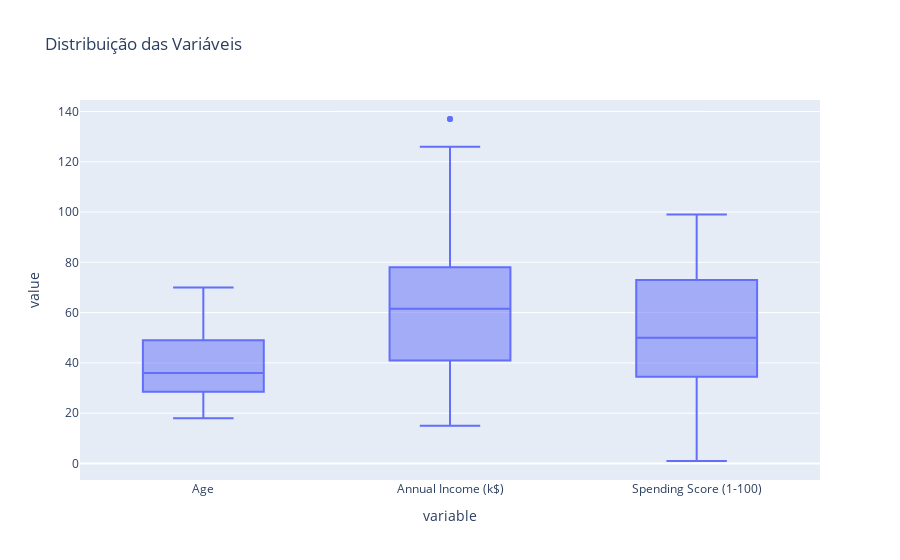

Here is the notebook cell this chart was saved with:
### Markdown cell above
Verificando a distribuição geral das variáveis.

### Code cell
fig = px.box(df, y=['Age', 'Annual Income (k$)', 'Spending Score (1-100)'], title="Distribuição das Variáveis")
fig.show()

### Figure 1 — Plotly figure (JSON) as saved in the notebook; plotly's stock layout.template omitted (floating-point values rounded to 4 significant figures; data arrays with more than 128 entries replaced by an {"elided": "..."} marker saying what was removed)
{"data": [{"alignmentgroup": "True", "hovertemplate": "variable=%{x}<br>value=%{y}<extra></extra>", "legendgroup": "", "marker": {"color": "#636efa"}, "name": "", "notched": false, "offsetgroup": "", "orientation": "v", "showlegend": false, "type": "box", "x": {"elided": "600 str values"}, "x0": " ", "xaxis": "x", "y": {"elided": "600 int values"}, "y0": " ", "yaxis": "y"}], "layout": {"boxmode": "group", "legend": {"tracegroupgap": 0}, "title": {"text": "Distribuição das Variáveis"}, "xaxis": {"anchor": "y", "domain": [0, 1], "title": {"text": "variable"}}, "yaxis": {"anchor": "x", "domain": [0, 1], "title": {"text": "value"}}}}
